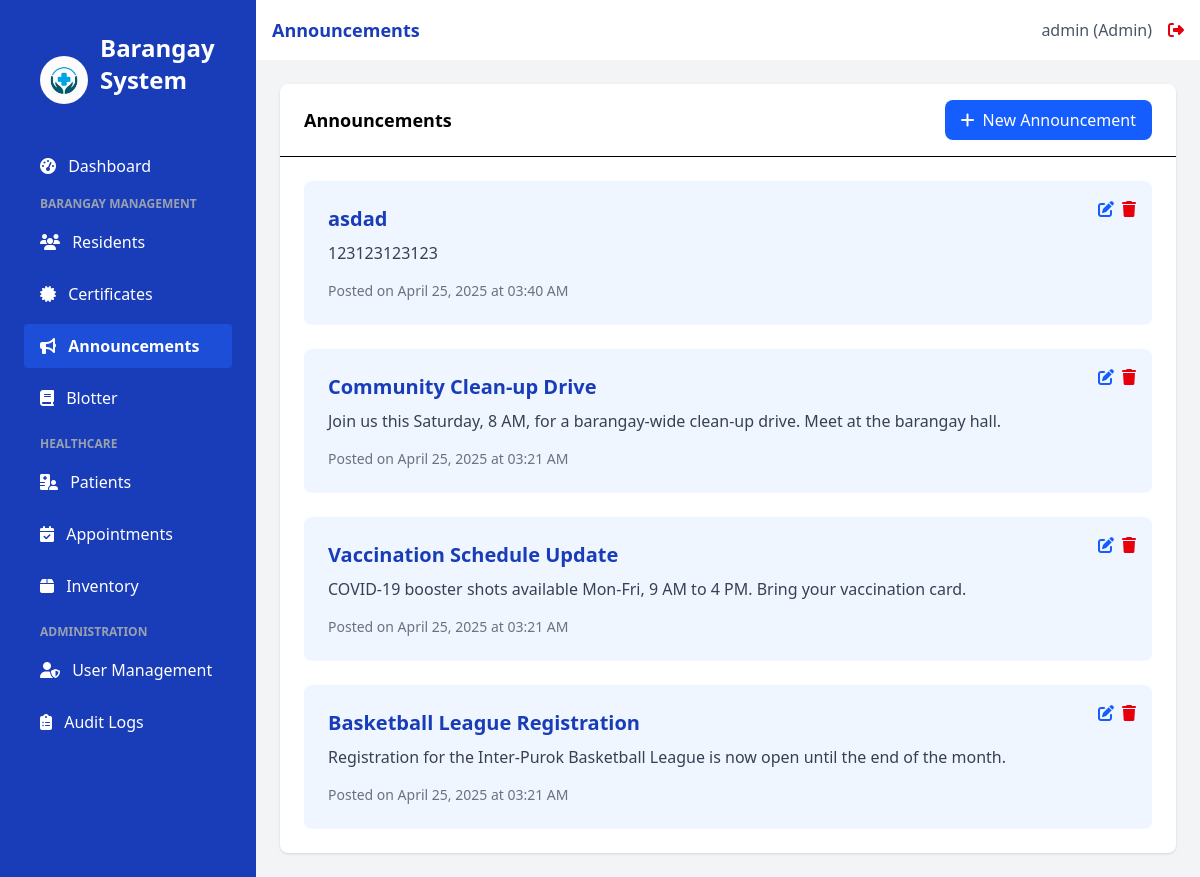
Page /announcements (signed in) on the committed database.
### app.py (models this page shows, shortened)
class User(UserMixin, db.Model):
    id = db.Column(db.Integer, primary_key=True)
    username = db.Column(db.String(100), unique=True, nullable=False)
    email = db.Column(db.String(100), unique=True, nullable=False)
    password_hash = db.Column(db.String(200), nullable=False)
    role = db.Column(db.String(20), nullable=False, default='staff')  # admin, doctor, nurse, staff
    created_at = db.Column(db.DateTime, default=datetime.utcnow)
    issued_certificates = db.relationship('Certificate', backref='issuer', lazy=True)

class Announcement(db.Model):
    id = db.Column(db.Integer, primary_key=True)
    title = db.Column(db.String(100), nullable=False)
    content = db.Column(db.Text, nullable=False)
    created_at = db.Column(db.DateTime, default=datetime.utcnow)

### app.py (the view)
@app.route('/announcements')
@login_required
def announcements():
    announcements_list = Announcement.query.order_by(Announcement.created_at.desc()).all()
    return render_template('announcements.html', title='Announcements', announcements=announcements_list)

### app.py (called while the page is built)
@login_manager.user_loader
def load_user(user_id):
    return User.query.get(int(user_id))

### templates/announcements.html (shortened to what this page needs)
{% extends 'base.html' %}
{% block content %}
<div x-data="announcementSystem()" class="bg-white rounded-lg shadow">
    <div class="border-b px-6 py-4 flex items-center justify-between">
        <h2 class="font-semibold text-lg">Announcements</h2>
        <button @click="openModal()" class="bg-blue-600 hover:bg-blue-700 text-white px-4 py-2 rounded-lg flex items-center">
            <i class="fas fa-plus mr-2"></i> New Announcement
        </button>
    </div>
    <div class="p-6">
        {% if announcements %}
            <div class="space-y-6">
                {% for announcement in announcements %}
                <div class="bg-blue-50 rounded-lg p-6 relative" data-announcement-id="{{ announcement.id }}">
                    <h3 class="text-xl font-bold text-blue-800 announcement-title">{{ announcement.title }}</h3>
                    <p class="mt-2 text-gray-700 announcement-content">{{ announcement.content }}</p>
                    <div class="mt-4 text-sm text-gray-500">Posted on {{ announcement.created_at.strftime('%B %d, %Y at %I:%M %p') }}</div>
                    <div class="absolute top-4 right-4 flex space-x-2">
                        <button @click="editAnnouncement({{ announcement.id }})" class="text-blue-600 hover:text-blue-800">
                            <i class="fas fa-edit"></i>
                        </button>
                        <button @click="deleteAnnouncement({{ announcement.id }})" class="text-red-600 hover:text-red-800">
                            <i class="fas fa-trash"></i>
                        </button>
                    </div>
                </div>
                {% endfor %}
            </div>
        {% else %}
            <div class="text-center py-8">
                <div class="text-gray-400 mb-2"><i class="fas fa-bullhorn text-5xl"></i></div>
                <h3 class="text-lg font-medium text-gray-500">No announcements yet</h3>
                <p class="text-gray-400 mt-1">Create your first announcement by clicking the button above.</p>
            </div>
        {% endif %}
    </div>
</div>
{% endblock %}

### templates/base.html (shortened to what this page needs)
<!DOCTYPE html>
<html lang="en">
<head>
    <script src="https://cdn.jsdelivr.net/npm/@tailwindcss/browser@4"></script>
    <link rel="stylesheet" href="https://cdnjs.cloudflare.com/ajax/libs/font-awesome/6.4.0/css/all.min.css">
</head>
<body class="bg-gray-50 flex h-screen">
    <div class="bg-blue-800 text-white w-64 py-4 flex-shrink-0 hidden md:block">
        <div class="px-6">
            <div class="p-4 flex items-center">
                <img src="{{ url_for('static', filename='images/logo.jpg') }}" alt="Barangay Logo" class="h-12 w-12 mr-3 rounded-full">
                <h1 class="text-2xl font-bold mb-8">Barangay System</h1>
            </div>
            <nav>
                <a href="{{ url_for('index') }}" class="sidebar-link block py-2.5 px-4 rounded transition duration-200 {% if request.path == url_for('index') %}sidebar-active{% else %}hover:bg-blue-700{% endif %} mb-2">
                    <i class="fas fa-tachometer-alt mr-2"></i> Dashboard
                </a>
                {% if current_user.role != 'doctor' and current_user.role != 'nurse' %}
                <div class="mb-4">
                    <p class="text-xs uppercase text-gray-400 font-semibold mb-2 pl-4">Barangay Management</p>
                    <a href="{{ url_for('residents') }}" class="sidebar-link block py-2.5 px-4 rounded transition duration-200 {% if request.path == url_for('residents') %}sidebar-active{% else %}hover:bg-blue-700{% endif %} mb-2">
                        <i class="fas fa-users mr-2"></i> Residents
                    </a>
                    <a href="{{ url_for('certificates') }}" class="sidebar-link block py-2.5 px-4 rounded transition duration-200 {% if request.path == url_for('certificates') %}sidebar-active{% else %}hover:bg-blue-700{% endif %} mb-2">
                        <i class="fas fa-certificate mr-2"></i> Certificates
                    </a>
                    <a href="{{ url_for('announcements') }}" class="sidebar-link block py-2.5 px-4 rounded transition duration-200 {% if request.path == url_for('announcements') %}sidebar-active{% else %}hover:bg-blue-700{% endif %} mb-2">
                        <i class="fas fa-bullhorn mr-2"></i> Announcements
                    </a>
                    <a href="{{ url_for('blotter') }}" class="sidebar-link block py-2.5 px-4 rounded transition duration-200 {% if request.path.startswith('/blotter') %}sidebar-active{% else %}hover:bg-blue-700{% endif %} mb-2">
                        <i class="fas fa-book mr-2"></i> Blotter
                    </a>
                </div>
                {% endif %}
                {% if current_user.role != 'staff' %}
                <div class="mb-4">
                    <p class="text-xs uppercase text-gray-400 font-semibold mb-2 pl-4">Healthcare</p>
                    <a href="{{ url_for('patients') }}" class="sidebar-link block py-2.5 px-4 rounded transition duration-200 {% if request.path == url_for('patients') %}sidebar-active{% else %}hover:bg-blue-700{% endif %} mb-2">
                        <i class="fas fa-hospital-user mr-2"></i> Patients
                    </a>
                    <a href="{{ url_for('appointments') }}" class="sidebar-link block py-2.5 px-4 rounded transition duration-200 {% if request.path == url_for('appointments') %}sidebar-active{% else %}hover:bg-blue-700{% endif %} mb-2">
                        <i class="fas fa-calendar-check mr-2"></i> Appointments
                    </a>
                    <a href="{{ url_for('inventory') }}" class="sidebar-link block py-2.5 px-4 rounded transition duration-200 {% if request.path == url_for('inventory') %}sidebar-active{% else %}hover:bg-blue-700{% endif %} mb-2">
                        <i class="fas fa-box mr-2"></i> Inventory
                    </a>
                </div>
                {% endif %}
                {% if current_user.is_authenticated and current_user.role == 'admin' %}
                <div class="mb-4">
                    <p class="text-xs uppercase text-gray-400 font-semibold mb-2 pl-4">Administration</p>
                    <a href="{{ url_for('users') }}" class="sidebar-link block py-2.5 px-4 rounded transition duration-200 {% if request.path == url_for('users') %}sidebar-active{% else %}hover:bg-blue-700{% endif %} mb-2">
                        <i class="fas fa-user-shield mr-2"></i> User Management
                    </a>
                    <a href="{{ url_for('audit_logs') }}" class="sidebar-link block py-2.5 px-4 rounded transition duration-200 {% if request.path == url_for('audit_logs') %}sidebar-active{% else %}hover:bg-blue-700{% endif %} mb-2">
                        <i class="fas fa-clipboard-list mr-2"></i> Audit Logs
                    </a>
                </div>
                {% endif %}
            </nav>
        </div>
    </div>
    <div class="flex-1 flex flex-col overflow-hidden">
        <header class="bg-white shadow-sm py-4 px-4">
            <div class="flex items-center justify-between">
                <div class="text-lg font-semibold text-blue-800">{{ title }}</div>
                {% if current_user.is_authenticated %}
                <div class="flex items-center">
                    <span class="text-gray-600 mr-4">{{ current_user.username }} ({{ current_user.role|capitalize }})</span>
                    <a href="{{ url_for('logout') }}" class="text-red-600 hover:text-red-800">
                        <i class="fas fa-sign-out-alt"></i>
                    </a>
                </div>
                {% endif %}
            </div>
        </header>
        <main class="flex-1 overflow-x-hidden overflow-y-auto bg-gray-100 p-6">
            {% block content %}{% endblock %}
        </main>
    </div>
</body>
</html>

### templates/base.html (style rules this page uses)
.sidebar-active { background-color: #1D4ED8; color: white; font-weight: 600; }

### rows in the picture
User: username "admin", role "Admin"
Announcement: title "asdad", content "123123123123", created_at "April 25, 2025 at 03:40 AM"
Announcement: title "Community Clean-up Drive", content "Join us this Saturday, 8 AM, for a barangay-wide clean-up drive. Meet at the barangay hall.", created_at "April 25, 2025 at 03:21 AM"
Announcement: title "Vaccination Schedule Update", content "COVID-19 booster shots available Mon-Fri, 9 AM to 4 PM. Bring your vaccination card.", created_at "April 25, 2025 at 03:21 AM"
Announcement: title "Basketball League Registration", content "Registration for the Inter-Purok Basketball League is now open until the end of the month.", created_at "April 25, 2025 at 03:21 AM"

### other values in the picture
{{ title }} "Announcements"
